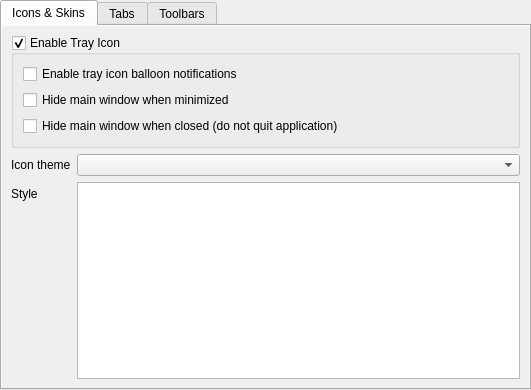
<?xml version="1.0" encoding="UTF-8"?>
<ui version="4.0">
 <class>SettingsGui</class>
 <widget class="QWidget" name="SettingsGui">
  <property name="geometry">
   <rect>
    <x>0</x>
    <y>0</y>
    <width>531</width>
    <height>390</height>
   </rect>
  </property>
  <layout class="QHBoxLayout" name="horizontalLayout">
   <property name="leftMargin">
    <number>0</number>
   </property>
   <property name="topMargin">
    <number>0</number>
   </property>
   <property name="rightMargin">
    <number>0</number>
   </property>
   <property name="bottomMargin">
    <number>0</number>
   </property>
   <item>
    <widget class="QTabWidget" name="m_tabUi">
     <property name="tabPosition">
      <enum>QTabWidget::North</enum>
     </property>
     <property name="currentIndex">
      <number>0</number>
     </property>
     <widget class="QWidget" name="m_tabIconSkin">
      <attribute name="title">
       <string>Icons &amp;&amp; Skins</string>
      </attribute>
      <layout class="QHBoxLayout" name="horizontalLayout_8">
       <property name="leftMargin">
        <number>0</number>
       </property>
       <property name="topMargin">
        <number>0</number>
       </property>
       <property name="rightMargin">
        <number>0</number>
       </property>
       <property name="bottomMargin">
        <number>0</number>
       </property>
       <item>
        <widget class="QScrollArea" name="m_scrollIconSkins">
         <property name="frameShape">
          <enum>QFrame::NoFrame</enum>
         </property>
         <property name="widgetResizable">
          <bool>true</bool>
         </property>
         <widget class="QWidget" name="scrollAreaWidgetContents_2">
          <property name="geometry">
           <rect>
            <x>0</x>
            <y>0</y>
            <width>525</width>
            <height>364</height>
           </rect>
          </property>
          <layout class="QFormLayout" name="formLayout">
           <property name="fieldGrowthPolicy">
            <enum>QFormLayout::AllNonFixedFieldsGrow</enum>
           </property>
           <item row="1" column="0">
            <widget class="QLabel" name="m_lblIconTheme">
             <property name="text">
              <string>Icon theme</string>
             </property>
             <property name="buddy">
              <cstring>m_cmbIconTheme</cstring>
             </property>
            </widget>
           </item>
           <item row="1" column="1">
            <widget class="QComboBox" name="m_cmbIconTheme"/>
           </item>
           <item row="2" column="0">
            <widget class="QLabel" name="m_lblStyle">
             <property name="text">
              <string>Style</string>
             </property>
             <property name="buddy">
              <cstring>m_listStyles</cstring>
             </property>
            </widget>
           </item>
           <item row="2" column="1">
            <widget class="QListWidget" name="m_listStyles"/>
           </item>
           <item row="0" column="0" colspan="2">
            <widget class="QGroupBox" name="m_grpTrayIcon">
             <property name="title">
              <string>Enable Tray Icon</string>
             </property>
             <property name="checkable">
              <bool>true</bool>
             </property>
             <layout class="QFormLayout" name="formLayout_2">
              <item row="1" column="0" colspan="2">
               <widget class="QCheckBox" name="m_checkHideWhenMinimized">
                <property name="text">
                 <string>Hide main window when minimized</string>
                </property>
               </widget>
              </item>
              <item row="0" column="0" colspan="2">
               <widget class="QCheckBox" name="m_checkBalloonNotifications">
                <property name="text">
                 <string>Enable tray icon balloon notifications</string>
                </property>
               </widget>
              </item>
              <item row="2" column="0" colspan="2">
               <widget class="QCheckBox" name="m_checkHideOnClose">
                <property name="text">
                 <string>Hide main window when closed (do not quit application)</string>
                </property>
               </widget>
              </item>
             </layout>
            </widget>
           </item>
          </layout>
         </widget>
        </widget>
       </item>
      </layout>
     </widget>
     <widget class="QWidget" name="m_tabTabs">
      <attribute name="title">
       <string>Tabs</string>
      </attribute>
      <layout class="QFormLayout" name="formLayout_7">
       <property name="fieldGrowthPolicy">
        <enum>QFormLayout::AllNonFixedFieldsGrow</enum>
       </property>
       <item row="0" column="0" colspan="2">
        <widget class="QGroupBox" name="m_grbCloseTabs">
         <property name="title">
          <string>Close Tabs with</string>
         </property>
         <layout class="QFormLayout" name="formLayout_13">
          <item row="0" column="0">
           <widget class="QCheckBox" name="m_checkCloseTabsDoubleClick">
            <property name="text">
             <string>Left mouse button double-click</string>
            </property>
           </widget>
          </item>
          <item row="0" column="1">
           <widget class="QCheckBox" name="m_checkCloseTabsMiddleClick">
            <property name="text">
             <string>Middle mouse button single-click</string>
            </property>
           </widget>
          </item>
         </layout>
        </widget>
       </item>
       <item row="1" column="0" colspan="2">
        <widget class="QCheckBox" name="m_checkNewTabDoubleClick">
         <property name="text">
          <string>Open new tabs with left mouse button double-click on tab bar</string>
         </property>
        </widget>
       </item>
      </layout>
     </widget>
     <widget class="QWidget" name="m_tabToolBars">
      <attribute name="title">
       <string>Toolbars</string>
      </attribute>
      <layout class="QFormLayout" name="formLayout_18">
       <item row="0" column="1">
        <widget class="QComboBox" name="m_cmbToolbarButtonStyle"/>
       </item>
       <item row="1" column="1">
        <widget class="QComboBox" name="m_cmbSelectToolBar">
         <property name="currentIndex">
          <number>0</number>
         </property>
         <item>
          <property name="text">
           <string>Main toolbar</string>
          </property>
         </item>
        </widget>
       </item>
       <item row="3" column="0" colspan="2">
        <widget class="QStackedWidget" name="m_stackedToolbars">
         <property name="sizePolicy">
          <sizepolicy hsizetype="Preferred" vsizetype="Preferred">
           <horstretch>0</horstretch>
           <verstretch>1</verstretch>
          </sizepolicy>
         </property>
         <property name="currentIndex">
          <number>0</number>
         </property>
         <widget class="QWidget" name="m_pageToolBar">
          <layout class="QHBoxLayout" name="horizontalLayout_18">
           <property name="leftMargin">
            <number>0</number>
           </property>
           <property name="topMargin">
            <number>0</number>
           </property>
           <property name="rightMargin">
            <number>0</number>
           </property>
           <property name="bottomMargin">
            <number>0</number>
           </property>
           <item>
            <widget class="ToolBarEditor" name="m_editorToolBar" native="true"/>
           </item>
          </layout>
         </widget>
        </widget>
       </item>
       <item row="0" column="0">
        <widget class="QLabel" name="label_7">
         <property name="text">
          <string>Toolbar button style</string>
         </property>
         <property name="buddy">
          <cstring>m_cmbToolbarButtonStyle</cstring>
         </property>
        </widget>
       </item>
       <item row="1" column="0">
        <widget class="QLabel" name="label_10">
         <property name="text">
          <string>Select toolbar to edit</string>
         </property>
         <property name="buddy">
          <cstring>m_cmbSelectToolBar</cstring>
         </property>
        </widget>
       </item>
      </layout>
     </widget>
    </widget>
   </item>
  </layout>
 </widget>
 <customwidgets>
  <customwidget>
   <class>ToolBarEditor</class>
   <extends>QWidget</extends>
   <header>toolbareditor.h</header>
   <container>1</container>
  </customwidget>
 </customwidgets>
 <tabstops>
  <tabstop>m_scrollIconSkins</tabstop>
  <tabstop>m_tabUi</tabstop>
  <tabstop>m_grpTrayIcon</tabstop>
  <tabstop>m_checkBalloonNotifications</tabstop>
  <tabstop>m_checkHideWhenMinimized</tabstop>
  <tabstop>m_checkHideOnClose</tabstop>
  <tabstop>m_cmbIconTheme</tabstop>
  <tabstop>m_listStyles</tabstop>
  <tabstop>m_checkCloseTabsDoubleClick</tabstop>
  <tabstop>m_checkCloseTabsMiddleClick</tabstop>
  <tabstop>m_checkNewTabDoubleClick</tabstop>
  <tabstop>m_cmbToolbarButtonStyle</tabstop>
  <tabstop>m_cmbSelectToolBar</tabstop>
 </tabstops>
 <resources/>
 <connections/>
</ui>
